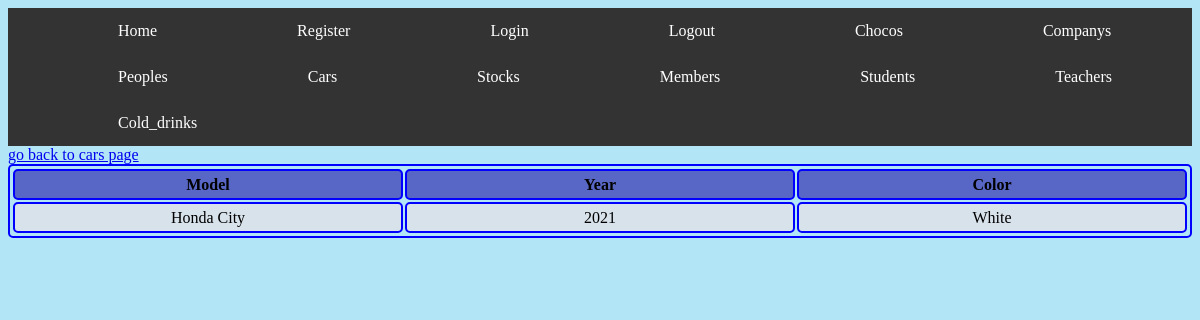
The app's page /user/get-car/2 with its own data.
### playground/models.py (models this page shows)
class Cars(models.Model):
    model = models.CharField(max_length=255, default="none")
    year = models.IntegerField(max_length=255, default="none")
    color = models.CharField(max_length=255, default="none")

### playground/views.py (the view)
# urls.py: path("get-car/<int:id>", views.get_car, name="c_name"),
def get_car(request, id):
    c_one = Cars.objects.get(id=id)
    print(c_one)
    return render(request, "car_detail.html", {"car": c_one})

### playground/templates/car_detail.html (shortened to what this page needs)
{% load static %}
<!DOCTYPE html>
<html>
<head>
</head>
<link rel="stylesheet" href={% static 'templates.css' %}>
{% include 'header.html' %}
<body>
    <table style="width:100%">
        <thead>
            <tr>
                <th>Model</th>
                <th>Year</th>
                <th>Color</th>
            </tr>
        </thead>
        <tbody>
            <tr>
                <td>
                    {{car.model}}
                </td>
                <td>
                    {{car.year}}
                </td>
                <td>
                    {{car.color}}
                </td>
            </tr>
        </tbody>
        <a href="{% url 'cars' %}">go back to cars page</a>
</body>
</html>

### playground/static/templates.css (style rules this page uses)
th, td { background-color: rgb(216, 226, 235); padding-top: 20px; padding-bottom: 20px; padding-left: 30px; padding-right: 40px; }
th { background-color: rgb(88, 103, 197); }
body { background-color: rgb(178, 229, 246); }
table, th, td { border-radius: 5px; border: 2px solid blue; padding: 1px; width: 200px; height: 25px; text-align: center; }

### records on screen
Cars: model "Honda City", year "2021", color "White"
